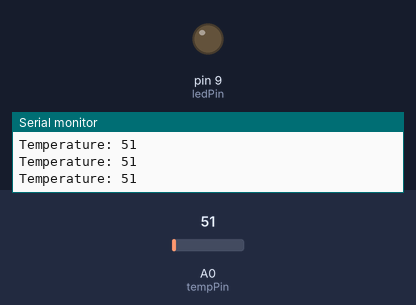
The sketch below on a simulated Arduino Uno, built with avr-gcc and run on an emulated ATmega328P. On the bench: output pins drawn as LEDs (lit = HIGH), the last lines printed to the serial monitor. The test bench sets the inputs (shaded band); at power-on: A0 (tempPin) = 51.

Above: at 1.2 s.
1.3 s: A0 (tempPin) set to 60
4.3 s: A0 (tempPin) set to 70
At 5.4 s:
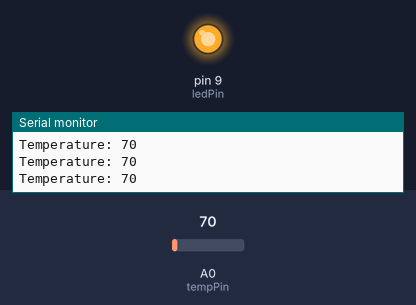
5.8 s: A0 (tempPin) set to 61
At 7.0 s:
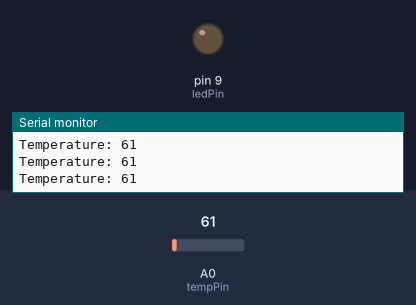
7.3 s: A0 (tempPin) set to 71
At 8.4 s:
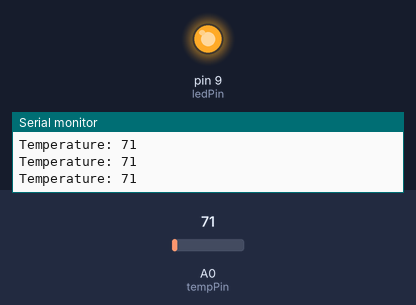
Timing chart, 0 to 10.3 s (numbered marks = the images above; inputs shaded):
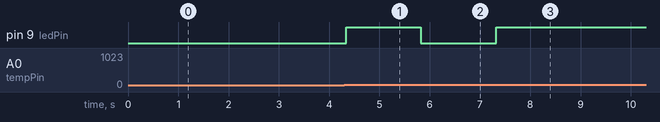

Measured:
- the behaviour switches between 65 and 66 on A0 (tempPin) (found by bisection; images 0 and 1)
- after the input at 4.3 s, pin 9 (ledPin): LOW → HIGH at once
- after the input at 5.8 s, pin 9 (ledPin): HIGH → LOW at once
- after the input at 7.3 s, pin 9 (ledPin): LOW → HIGH at once

The sketch:

ARDUINO_WEEK2.ino
```cpp
int ledPin = 9;
int tempPin = A0;
int maxTemp = 65;

void setup() {
  // put your setup code here, to run once:
  Serial.begin(9600);
  pinMode(ledPin, OUTPUT);
  digitalWrite(ledPin, LOW);
}

void loop() {
  int sVal = analogRead(tempPin);
  float fVoltage = sVal*5.0/1024;

  Serial.print("Temperature: ");
  Serial.println(sVal);

  if(sVal > maxTemp) {
    digitalWrite(ledPin, HIGH);

}
  if(sVal < maxTemp) {
    digitalWrite(ledPin, LOW);

}
}
```
